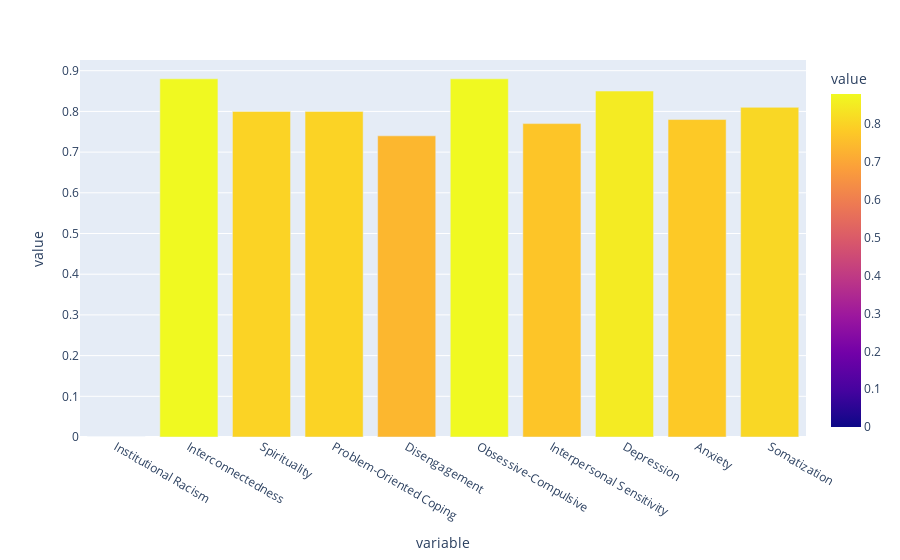

Notebook code for this chart:
### Markdown cell above
Below: Cronbach's alpha value for each variable.

### Code cell
import pandas as pd
import numpy as np
import seaborn as sns
import matplotlib.pyplot as plt
import plotly.express as px
%matplotlib inline

df = pd.read_csv('cronbach.csv')
fig = px.bar(df, x='variable', y='value', color='value')
fig.show()

### Figure 1 — Plotly figure (JSON) as saved in the notebook; plotly's stock layout.template omitted (floating-point values rounded to 4 significant figures)
{"data": [{"alignmentgroup": "True", "hovertemplate": "variable=%{x}<br>value=%{marker.color}<extra></extra>", "legendgroup": "", "marker": {"color": [0, 0.88, 0.8, 0.8, 0.74, 0.88, 0.77, 0.85, 0.78, 0.81], "coloraxis": "coloraxis"}, "name": "", "offsetgroup": "", "orientation": "v", "showlegend": false, "textposition": "auto", "type": "bar", "x": ["Institutional Racism", "Interconnectedness", "Spirituality", "Problem-Oriented Coping", "Disengagement", "Obsessive-Compulsive", "Interpersonal Sensitivity", "Depression", "Anxiety", "Somatization"], "xaxis": "x", "y": [0, 0.88, 0.8, 0.8, 0.74, 0.88, 0.77, 0.85, 0.78, 0.81], "yaxis": "y"}], "layout": {"barmode": "relative", "coloraxis": {"colorbar": {"title": {"text": "value"}}, "colorscale": [[0, "#0d0887"], [0.1111, "#46039f"], [0.2222, "#7201a8"], [0.3333, "#9c179e"], [0.4444, "#bd3786"], [0.5556, "#d8576b"], [0.6667, "#ed7953"], [0.7778, "#fb9f3a"], [0.8889, "#fdca26"], [1, "#f0f921"]]}, "legend": {"tracegroupgap": 0}, "margin": {"t": 60}, "xaxis": {"anchor": "y", "domain": [0, 1], "title": {"text": "variable"}}, "yaxis": {"anchor": "x", "domain": [0, 1], "title": {"text": "value"}}}}
